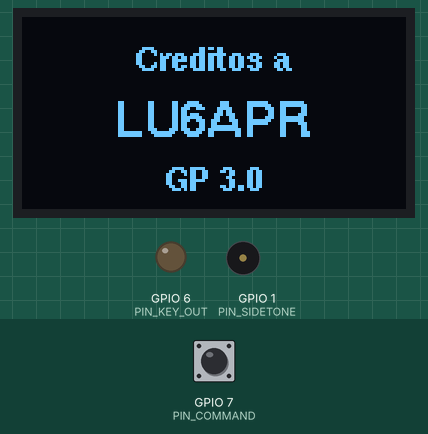
Recording of a sketch running on a simulated ESP32-S3. On the bench: 128×64 one-colour display, output pins drawn as LEDs (lit = HIGH), buzzer (waves = sounding). The test bench sets the inputs (shaded band); at power-on: GPIO 7 (PIN_COMMAND) HIGH.

Above: at 3.1 s.
At 7.3 s:
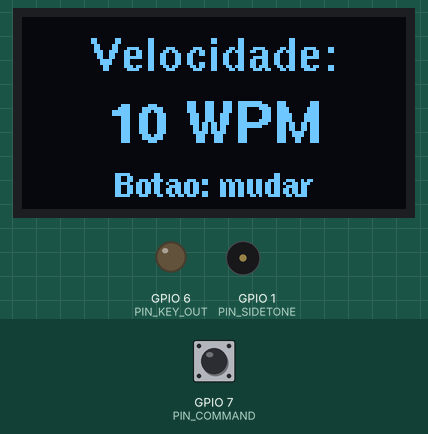
7.4 s: GPIO 7 (PIN_COMMAND) pulled LOW for 0.15 s
At 9.71 s:
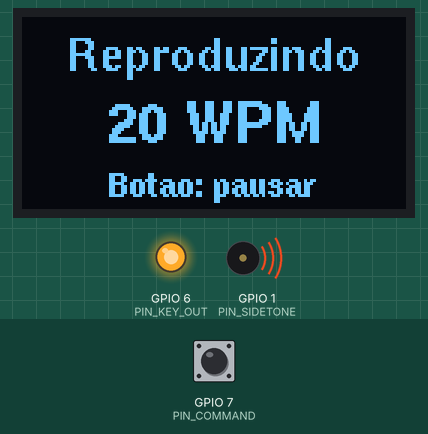
10.5 s: GPIO 7 (PIN_COMMAND) pulled LOW for 1 s
12.1 s: GPIO 7 (PIN_COMMAND) pulled LOW for 3.2 s
At 12.45 s:
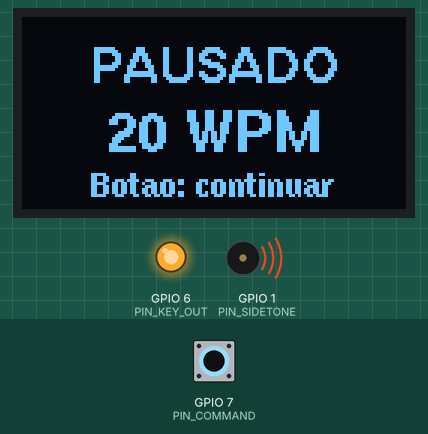
Timing chart, 0 to 21.9 s (numbered marks = the images above; inputs shaded):
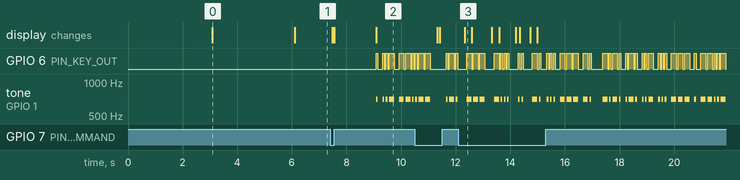

The sketch:

cw_books_Robinson_PORT.ino
```cpp
// ==========================================
//   BIBLIOTECAS
// ==========================================
#include <Arduino.h>
#include <U8g2lib.h>
#include <Wire.h>

// ==========================================
//   CONFIGURACAO DE PINOS
// ==========================================
#define PIN_DIT         2
#define PIN_DAH         3
#define PIN_COMMAND     7
#define PIN_SIDETONE    1
#define PIN_KEY_OUT     6

#define I2C_SDA         5
#define I2C_SCL         4

// ==========================================
//   DISPLAY
// ==========================================
U8G2_SH1106_128X64_NONAME_F_HW_I2C u8g2(U8G2_R0, U8X8_PIN_NONE);

// ==========================================
//   CONFIGURACAO CW
// ==========================================
#define FREQ_SIDETONE   700
#define DEBOUNCE_TIME   50
#define WAIT_TIME       1500

const int speeds[] = {10, 15, 20, 25, 30, 35};
const int numSpeeds = 6;
int currentSpeedIndex = 0;
unsigned long lastButtonPress = 0;
bool waitingToStart = false;
bool isPlaying = false;
bool isPaused = false;
int currentCharIndex = 0;

// ==========================================
//   TABELA DE CODIGO MORSE
// ==========================================
struct MorseCode {
  char character;
  uint8_t code;
  uint8_t length;
};

const MorseCode morseTable[] PROGMEM = {
  {'A', 0b01, 2}, {'B', 0b1000, 4}, {'C', 0b1010, 4}, {'D', 0b100, 3},
  {'E', 0b0, 1}, {'F', 0b0010, 4}, {'G', 0b110, 3}, {'H', 0b0000, 4},
  {'I', 0b00, 2}, {'J', 0b0111, 4}, {'K', 0b101, 3}, {'L', 0b0100, 4},
  {'M', 0b11, 2}, {'N', 0b10, 2}, {'O', 0b111, 3}, {'P', 0b0110, 4},
  {'Q', 0b1101, 4}, {'R', 0b010, 3}, {'S', 0b000, 3}, {'T', 0b1, 1},
  {'U', 0b001, 3}, {'V', 0b0001, 4}, {'W', 0b011, 3}, {'X', 0b1001, 4},
  {'Y', 0b1011, 4}, {'Z', 0b1100, 4},
  {'0', 0b11111, 5}, {'1', 0b01111, 5}, {'2', 0b00111, 5}, {'3', 0b00011, 5},
  {'4', 0b00001, 5}, {'5', 0b00000, 5}, {'6', 0b10000, 5}, {'7', 0b11000, 5},
  {'8', 0b11100, 5}, {'9', 0b11110, 5},
  {'.', 0b010101, 6}, {',', 0b110011, 6}, {'?', 0b001100, 6}, {'\'', 0b011110, 6},
  {'!', 0b101011, 6}, {'/', 0b10010, 5}, {'(', 0b10110, 5}, {')', 0b101101, 6},
  {'&', 0b01000, 5}, {':', 0b111000, 6}, {';', 0b101010, 6}, {'=', 0b10001, 5},
  {'+', 0b01010, 5}, {'-', 0b100001, 6}, {'_', 0b001101, 6}, {'"', 0b010010, 6},
  {'$', 0b0001001, 7}, {'@', 0b011010, 6}
};

const int morseTableSize = sizeof(morseTable) / sizeof(morseTable[0]);

// ==========================================
//   TEXTO EM PORTUGUES - ROBINSON CRUSOE (~500 palavras)
// ==========================================
const char text[] PROGMEM =
"Eu, Robinson Crusoe, nasci no ano de 1632 na cidade de York, de uma boa familia. "
"Meu pai, estrangeiro de Bremen estabelecido primeiro em Hull, havia adquirido uma boa "
"fortuna e, deixando o comercio, passou a viver em York, onde casou com minha mae, cujos "
"parentes se chamavam Robinson. Desta uniao nasci eu, e fui chamado Robinson Kreutznaer, "
"que por corrupcao de palavras agora pronunciamos Crusoe. Desde minha infancia senti uma "
"inclinacao irresistivel pela vida maritima. Meu pai, desejando que eu estudasse direito, "
"deu-me excelentes conselhos contra os perigos das aventuras, mas eu nao suportava a ideia "
"de uma vida tranquila. Aos dezenove anos embarquei pela primeira vez rumo a Londres, "
"contra a vontade de meus pais. Minha primeira viagem foi afortunada, mas a segunda terminou "
"em desastre. Piratas mouros nos capturaram e fui feito escravo em Sale durante dois anos. "
"Consegui escapar em um bote junto com o menino Xury, e fomos resgatados por um navio "
"portugues que se dirigia ao Brasil. No Brasil me estabeleci como plantador de acucar, mas "
"a ambicao me perdeu. Juntei-me a uma expedicao para trazer escravos da Africa, mas uma "
"tempestade terrivel nos levou a deriva. O navio encalhou em um banco de areia, e so eu "
"sobrevivi. As ondas me arrojaram a uma costa desconhecida. Despertei em uma praia deserta, "
"sem outra companhia senao a solidao. O navio, encalhado perto da costa, permitiu-me resgatar "
"armas, ferramentas, provisoes e polvora. Construi uma tenda fortificada em uma colina e "
"aprendi a sobreviver. Com o tempo, domifiquei cabras selvagens, cultivei cevada e arroz, e "
"construi uma canoa. Em minhas exploracoes descobri que a ilha era habitada por selvagens "
"canibais que vinham celebrar suas vitorias. Um dia, presenciei sua chegada e consegui salvar "
"um de seus prisioneiros. Chamei-o Sexta-Feira, pois esse foi o dia de sua libertacao. "
"Ensinei-lhe meu idioma, civilizei-o e tornou-se meu fiel companheiro. Juntos resgatamos um "
"espanhol e ao pai de Sexta-Feira das maos dos canibais. Mais tarde, um navio ingles ancorou "
"frente a nossa costa. A tripulacao havia se amotinado e abandonado o capitao e dois oficiais "
"na ilha. Com astucia e coragem, conseguimos recuperar o navio. Depois de vinte e oito anos "
"na ilha, finalmente pude retornar a Inglaterra. Descobri que minha familia me acreditava "
"morto, mas minha plantacao no Brasil havia gerado uma pequena fortuna. Casei-me, tive tres "
"filhos e vivi feliz, embora nunca esquecesse minha ilha solitaria. Minha historia ensina que "
"a paciencia, o trabalho e a fe podem vencer qualquer adversidade. Desde aquela praia deserta "
"ate meu retorno a civilizacao, aprendi que o ser humano e capaz de se adaptar a qualquer "
"circunstancia e que a providencia sempre oferece esperanca mesmo na mais profunda solidao.";

// ==========================================
//   FUNCOES AUXILIARES
// ==========================================

void drawCenteredStr(int16_t y, const char* text) {
  int16_t x = (u8g2.getDisplayWidth() - u8g2.getStrWidth(text)) / 2;
  u8g2.drawStr(x, y, text);
}

unsigned long getDitDuration(int wpm) {
  return 1200 / wpm;
}

bool getMorseCode(char c, uint8_t &code, uint8_t &length) {
  c = toupper(c);
  for (int i = 0; i < morseTableSize; i++) {
    if (pgm_read_byte(&morseTable[i].character) == c) {
      code = pgm_read_byte(&morseTable[i].code);
      length = pgm_read_byte(&morseTable[i].length);
      return true;
    }
  }
  return false;
}

void playDit(unsigned long ditDuration) {
  digitalWrite(PIN_KEY_OUT, HIGH);
  tone(PIN_SIDETONE, FREQ_SIDETONE);
  delay(ditDuration);
  noTone(PIN_SIDETONE);
  digitalWrite(PIN_KEY_OUT, LOW);
  delay(ditDuration);
}

void playDah(unsigned long ditDuration) {
  digitalWrite(PIN_KEY_OUT, HIGH);
  tone(PIN_SIDETONE, FREQ_SIDETONE);
  delay(ditDuration * 3);
  noTone(PIN_SIDETONE);
  digitalWrite(PIN_KEY_OUT, LOW);
  delay(ditDuration);
}

void playCharacter(char c, unsigned long ditDuration) {
  uint8_t code, length;

  if (c == ' ') {
    delay(ditDuration * 4);
    return;
  }

  if (getMorseCode(c, code, length)) {
    for (int i = length - 1; i >= 0; i--) {
      if ((code >> i) & 1) {
        playDah(ditDuration);
      } else {
        playDit(ditDuration);
      }
    }
    delay(ditDuration * 2);
  }
}

void playText() {
  unsigned long ditDuration = getDitDuration(speeds[currentSpeedIndex]);
  int len = strlen(text);

  for (currentCharIndex = 0; currentCharIndex < len; currentCharIndex++) {
    char c = pgm_read_byte(&text[currentCharIndex]);
    playCharacter(c, ditDuration);

    if (digitalRead(PIN_COMMAND) == LOW) {
      delay(DEBOUNCE_TIME);
      if (digitalRead(PIN_COMMAND) == LOW) {
        isPaused = true;
        noTone(PIN_SIDETONE);
        digitalWrite(PIN_KEY_OUT, LOW);
        showPausedScreen();

        while (isPaused) {
          if (digitalRead(PIN_COMMAND) == LOW) {
            delay(DEBOUNCE_TIME);
            if (digitalRead(PIN_COMMAND) == LOW) {
              isPaused = false;
              showPlayingScreen();
            }
          }
          delay(10);
        }
      }
    }
  }
}

// ==========================================
//   TELAS
// ==========================================

void showSplashScreen() {
  u8g2.clearBuffer();

  u8g2.setFont(u8g2_font_helvB10_tr);
  drawCenteredStr(20, "CW Aventuras");

  u8g2.setFont(u8g2_font_helvB12_tr);
  drawCenteredStr(42, "Robinson");

  u8g2.setFont(u8g2_font_helvB10_tr);
  drawCenteredStr(60, "Crusoe");

  u8g2.sendBuffer();
  delay(3000);
}

void showCreditsScreen() {
  u8g2.clearBuffer();

  u8g2.setFont(u8g2_font_helvB08_tr);
  drawCenteredStr(18, "Creditos a");

  u8g2.setFont(u8g2_font_helvB12_tr);
  drawCenteredStr(40, "LU6APR");

  u8g2.setFont(u8g2_font_helvB08_tr);
  drawCenteredStr(58, "GP 3.0");

  u8g2.sendBuffer();
  delay(3000);
}

void showSpeedSelection() {
  u8g2.clearBuffer();

  u8g2.setFont(u8g2_font_helvB10_tr);
  drawCenteredStr(18, "Velocidade:");

  char speedStr[10];
  sprintf(speedStr, "%d WPM", speeds[currentSpeedIndex]);
  u8g2.setFont(u8g2_font_helvB14_tr);
  drawCenteredStr(42, speedStr);

  u8g2.setFont(u8g2_font_helvB08_tr);
  drawCenteredStr(60, "Botao: mudar");

  u8g2.sendBuffer();
}

void showPlayingScreen() {
  u8g2.clearBuffer();

  u8g2.setFont(u8g2_font_helvB10_tr);
  drawCenteredStr(18, "Reproduzindo");

  char speedStr[10];
  sprintf(speedStr, "%d WPM", speeds[currentSpeedIndex]);
  u8g2.setFont(u8g2_font_helvB14_tr);
  drawCenteredStr(42, speedStr);

  u8g2.setFont(u8g2_font_helvB08_tr);
  drawCenteredStr(60, "Botao: pausar");

  u8g2.sendBuffer();
}

void showPausedScreen() {
  u8g2.clearBuffer();

  u8g2.setFont(u8g2_font_helvB12_tr);
  drawCenteredStr(22, "PAUSADO");

  char speedStr[10];
  sprintf(speedStr, "%d WPM", speeds[currentSpeedIndex]);
  u8g2.setFont(u8g2_font_helvB14_tr);
  drawCenteredStr(45, speedStr);

  u8g2.setFont(u8g2_font_helvB08_tr);
  drawCenteredStr(60, "Botao: continuar");

  u8g2.sendBuffer();
}

// ==========================================
//   SETUP
// ==========================================
void setup() {
  pinMode(PIN_DIT, INPUT_PULLUP);
  pinMode(PIN_DAH, INPUT_PULLUP);
  pinMode(PIN_COMMAND, INPUT_PULLUP);
  pinMode(PIN_SIDETONE, OUTPUT);
  pinMode(PIN_KEY_OUT, OUTPUT);

  digitalWrite(PIN_KEY_OUT, LOW);
  noTone(PIN_SIDETONE);

  Wire.begin(I2C_SDA, I2C_SCL);
  u8g2.begin();

  showSplashScreen();
  showCreditsScreen();
  showSpeedSelection();
}

// ==========================================
//   LOOP
// ==========================================
void loop() {
  if (digitalRead(PIN_COMMAND) == LOW) {
    delay(DEBOUNCE_TIME);
    if (digitalRead(PIN_COMMAND) == LOW) {
      if (!isPlaying) {
        currentSpeedIndex = (currentSpeedIndex + 1) % numSpeeds;
        showSpeedSelection();
        lastButtonPress = millis();
        waitingToStart = true;
      }
    }
  }

  if (waitingToStart && !isPlaying) {
    if (millis() - lastButtonPress >= WAIT_TIME) {
      waitingToStart = false;
      isPlaying = true;
      isPaused = false;
      currentCharIndex = 0;
      showPlayingScreen();
      playText();
      isPlaying = false;
      showSpeedSelection();
    }
  }

  delay(10);
}
```

Measured:
- after the input at 7.4 s, tone on GPIO 1 (PIN_SIDETONE): plays 700 Hz for 0.06 s, 700 Hz for 0.06 s, 700 Hz for 0.06 s, 700 Hz for 0.18 s, 700 Hz for 0.18 s, 700 Hz for 0.18 s … (7 notes in this stretch), starting after 1.7 s; the display: first changes after 0.08 s (image 2 shows a later state)
- after the input at 12.1 s, the display: changes after 0.22 s (image 3)
- what the display in image 0 shows lasts 3.0 s, from 3.1 s to 6.1 s
